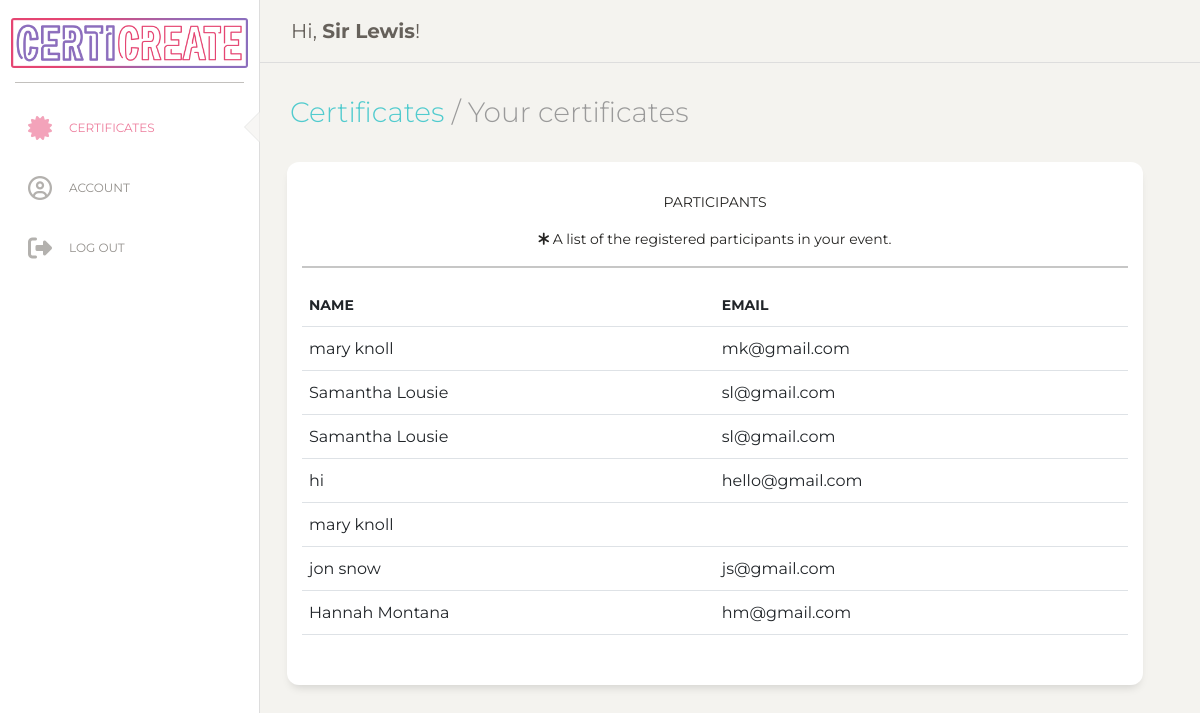
/viewparticipants.php?certid=49 (signed in), run on the app's committed database.
### tables this page shows
CREATE TABLE `organizers` (
  `id` int(11) NOT NULL,
  `fname` varchar(255) NOT NULL,
  `lname` varchar(255) NOT NULL,
  `email` varchar(255) NOT NULL,
  `password` varchar(255) NOT NULL
);

CREATE TABLE `participants` (
  `pid` int(11) NOT NULL,
  `eventid` int(11) NOT NULL,
  `name` varchar(255) NOT NULL,
  `email` varchar(255) NOT NULL
);

### db/dbFunction.php (called while the page is built, shortened)
<?php
    class dbFunction {
    public $conn;
    function __construct($db){
        $this->conn = $db;
    }
        public function details($sql){
            $stmt = $this->conn->prepare($sql);
            $stmt->execute();
            $row = $stmt->fetch(PDO::FETCH_ASSOC);
            return $row;
        }
        function viewParticipants($eventid){
            $sql = "SELECT * FROM participants WHERE eventid = '".$eventid."'";
            $stmt = $this->conn->prepare($sql);
            $stmt->execute();
            return $stmt;
        }
    }
?>

### viewparticipants.php (the view, shortened to what this page needs)
<?php
include ('db/dbcon.php');
include_once('db/dbFunction.php');
$database = new Database();
$db = $database->getConnection();
$funObj = new dbFunction($db);
$sql = "SELECT * FROM organizers WHERE id = '".$_SESSION['user']."'";
$row = $funObj->details($sql);
?>
<html lang="en">
<head>
<link href="https://cdn.jsdelivr.net/npm/bootstrap@5.0.0-beta3/dist/css/bootstrap.min.css" rel="stylesheet">
  <link href="https://maxcdn.bootstrapcdn.com/font-awesome/latest/css/font-awesome.min.css" rel="stylesheet">
  <link href="./assets/css/style.css" rel="stylesheet" />
  <link href="./assets/css/bootstrap.min.css" rel="stylesheet" />
  <link href="./assets/css/paper-dashboard.css?v=2.0.1" rel="stylesheet" />
  <link href="./assets/demo/demo.css" rel="stylesheet" />
</head>
<body class="bgbody">
  <div class="wrapper ">
    <div class="sidebar" data-color="white">
      <div class="logo">
        <a href="/" class="simple-text logo-normal">
          <div>
            <img src="../ojt/assets/img/logo.png">
          </div>
        </a>
      </div>
      <div class="sidebar-wrapper">
        <ul class="nav">
          <li class="active">
            <a href="../ojt/certs.php">
              <i class="fas fa-certificate"></i>
              <p>Certificates</p>
            </a>
          </li>
          <li>
            <a href="../ojt/account.php">
              <i class="far fa-user-circle"></i>
              <p>Account</p>
            </a>
          </li>
          <li>
            <a href="logout.php">
          <i class="fas fa-sign-out-alt"></i>
              <p>Log out</p>
            </a>
          </li>
        </ul>
      </div>
    </div>
    <div class="main-panel" style="height: 100vh;">
      <nav class="navbar navbar-expand-lg navbar-absolute fixed-top navbar-transparent">
        <div class="container-fluid">
          <div class="navbar-wrapper">
            <a class="navbar-brand" href="javascript:;">Hi, <b><?php echo $row['fname']; ?></b>!</a>
          </div>
        </div>
      </nav>
      <div class="content">
        <div class="row">
          <div class="col-md-12">
            <h3 class="description"><a href="../ojt/certs.php" title="Click to go back to account overview.">Certificates</a> / Your certificates</h3>
          </div>
          <div class="row">
            <div class="col-md-12">
              <div class="card text-center">
                <div class="card-header">
                </div>
                <div class="card-body">
                 <div id="certlist" style="display: block;" class="answer_list" >
                  <?php
                       $eventid = $_GET['certid'];
                        $row3 = $funObj->certName($eventid);
                        $vp = $funObj->viewParticipants($eventid);
                      echo '<p><b>'.$row3['eventname']. '</b>
                  PARTICIPANTS</h5>
                  <p>
                    <i class="fas fa-asterisk"></i> A list of the registered participants in your event.
                  </p>
                  <hr>';
                  if(!$vp){
                        echo '<label> There are no particpants registered yet... </label>';
                      }else{
                        echo '<table class="table table-hover">
                        <thead>
                          <tr>
                            <th scope="col">Name</th>
                            <th scope="col">Email</th>
                          </tr>
                        </thead>
                        <tbody>';
                        while ($vprow = $vp->fetch(PDO::FETCH_ASSOC)) {
                                extract($vprow);
                        echo '<tr>
                          <td>'.$vprow['name'].'</td>
                          <td>'.$vprow['email'].'</td>
                        </tr>';
                      }
                      echo '</tbody>
                    </table>';
                    }
                  ?>
                   </div>
                    </div>
                <div class="card-footer text-muted">
                </div>
              </div>
            </div>
          </div>
        </div>
      </div>
    </div>
  </div>
</body>
</html>

### assets/css/style.css (style rules this page uses)
.active a, .active i { color: #e54572 !important; }
.card { font-family: Montserrat; }
.bgbody { background-color: #f4f3ef; }

### data on the page
organizers: fname "Sir Lewis"
participants: name "mary knoll", email "mk@gmail.com"
participants: name "Samantha Lousie", email "sl@gmail.com"
participants: name "Samantha Lousie", email "sl@gmail.com"
participants: name "hi", email "hello@gmail.com"
participants: name "mary knoll"
participants: name "jon snow", email "js@gmail.com"
participants: name "Hannah Montana", email "hm@gmail.com"
